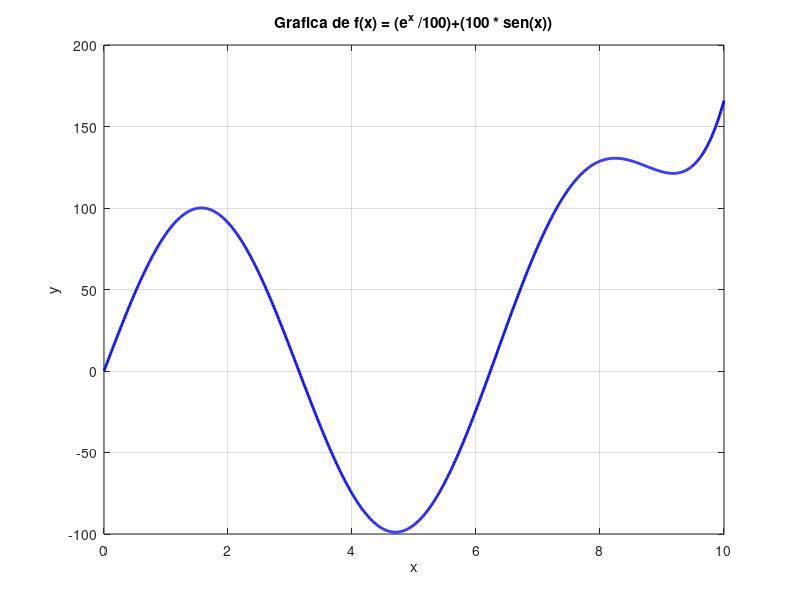

The MATLAB script that drew this image: (Note: this script raises an error after producing the figure.)

x = linspace(0, 10, 1000);
f = (exp(x)/100)+(100* sin(x));
g = x.^3 - 10 * x.^2 + 5 * x + 20;
h = 2;

plot(x,f, 'b-', 'LineWidth', 2);
hold on;
plot(x,h,'c-','LineWidth', 2);
hold off;

xlabel('x');
ylabel('y');
title('Grafica de f(x) = (e^x /100)+(100 * sen(x))');
grid on;
yline(0,'k--', 'LineWidth', 1.5,'DisplayName', 'y=0');
hold off;
